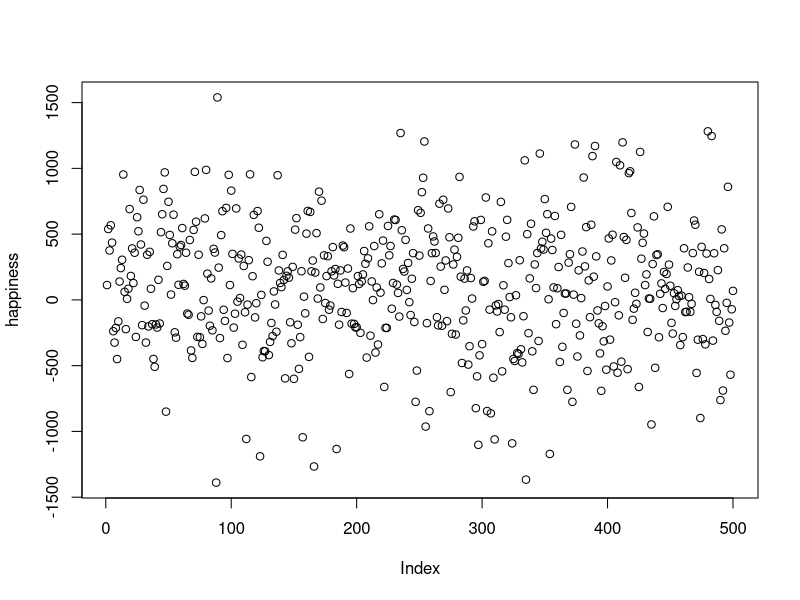
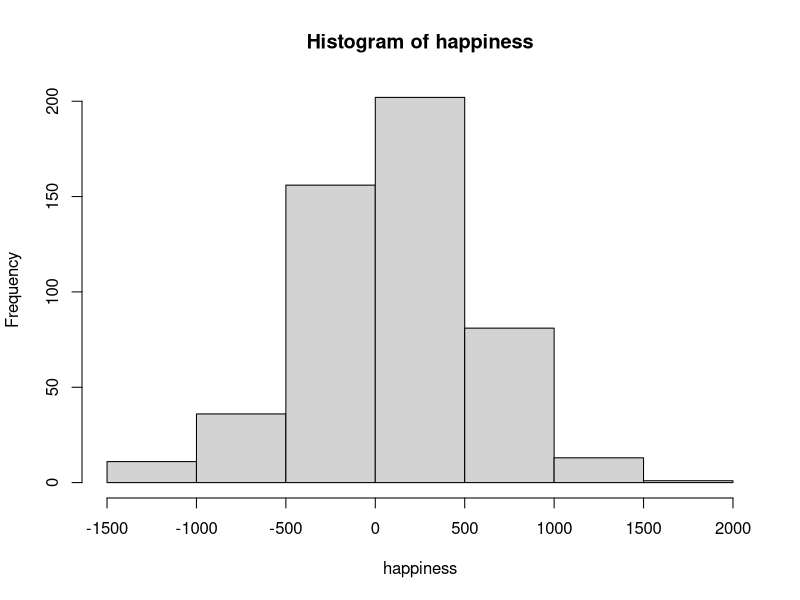

Reproduce these figures in R, in order. (Note: this script raises an error after producing the figures.)
## ---- chunk 1
happiness<-rnorm(500,100,500)
knitr::kable(matrix(round(happiness),ncol=10,nrow=50))
## ---- chunk 2
plot(happiness)
## ---- chunk 3
hist(happiness)
## ---- chunk 4
numbers<-c(1, 5, 4, 3, 6, 5, 7, 8, 9, 24)
mat<-matrix(rep(numbers,10),ncol=10)
differences<-t(mat)-numbers
row.names(differences)<-numbers
colnames(differences)<-numbers
knitr::kable(differences,row.names=T)

## ---- chunk 5
numbers<-c(1, 2,3)
mat<-matrix(rep(numbers,3),ncol=3)
differences<-t(mat)-numbers
row.names(differences)<-numbers
colnames(differences)<-numbers
knitr::kable(differences, row.names=T)
## ---- chunk 6
library(dplyr)
scores<-1:6
values<-c(1,6,4,2,6,8)
mean_scores<-mean(values)
Difference_from_Mean<-values-mean_scores
the_df<-data.frame(scores,values,mean=rep(mean_scores,6),Difference_from_Mean)

the_df <- the_df %>%
  rbind(c("Sums",colSums(the_df[1:6,2:4]))) %>%
  rbind(c("Means",colMeans(the_df[1:6,2:4])))
knitr::kable(the_df)

## ---- chunk 7
scores<-1:6
values<-c(1,6,4,2,6,8)
mean_scores<-mean(values)
Difference_from_Mean<-values-mean_scores
Squared_Deviations <- Difference_from_Mean^2
the_df<-data.frame(scores,values,mean=rep(mean_scores,6),Difference_from_Mean,Squared_Deviations)

the_df <- the_df %>%
  rbind(c("Sums",colSums(the_df[1:6,2:5]))) %>%
  rbind(c("Means",colMeans(the_df[1:6,2:5])))
knitr::kable(the_df)

## ---- chunk 8
scores<-1:6
values<-c(1,6,4,2,6,8)
mean_scores<-mean(values)
Difference_from_Mean<-values-mean_scores
Squared_Deviations <- Difference_from_Mean^2
the_df<-data.frame(scores,values,mean=rep(mean_scores,6),Difference_from_Mean,Squared_Deviations)

the_df <- the_df %>%
  rbind(c("Sums",colSums(the_df[1:6,2:5]))) %>%
  rbind(c("Means",colMeans(the_df[1:6,2:5])))
knitr::kable(the_df)

## ---- chunk 9
scores<-1:6
values<-c(1,6,4,2,6,8)
mean_scores<-mean(values)
Difference_from_Mean<-values-mean_scores
Absolute_Deviations <- abs(Difference_from_Mean)
the_df<-data.frame(scores,values,mean=rep(mean_scores,6),Difference_from_Mean,Absolute_Deviations)

the_df <- the_df %>%
  rbind(c("Sums",colSums(the_df[1:6,2:5]))) %>%
  rbind(c("Means",colMeans(the_df[1:6,2:5])))
knitr::kable(the_df)

## ---- chunk 10
knitr::include_graphics('figures01/email50LinesCharacters/email50LinesCharacters.pdf')
## ---- chunk 11
knitr::include_graphics('figures01/carsPriceVsWeight/carsPriceVsWeight.pdf')
## ---- chunk 12
knitr::include_graphics('figures01/emailCharactersDotPlot/emailCharactersDotPlot.pdf')
## ---- chunk 13
knitr::include_graphics('figures01/emailCharactersDotPlot/emailCharactersDotPlotStacked.pdf')
## ---- chunk 14
knitr::include_graphics('figures01/email50NumCharHist/email50NumCharHist.pdf')
## ---- chunk 15
knitr::include_graphics('figures01/singleBiMultiModalPlots/singleBiMultiModalPlots.pdf')
## ---- chunk 16
knitr::include_graphics('figures01/severalDiffDistWithSdOf1/severalDiffDistWithSdOf1.pdf')
## ---- chunk 17
knitr::include_graphics('figures01/boxPlotLayoutNumVar/boxPlotLayoutNumVar.pdf')
## ---- chunk 18
knitr::include_graphics('figures01/email50NumCharDotPlotRobustEx/email50NumCharDotPlotRobustEx.pdf')
## ---- chunk 19
knitr::include_graphics('figures01/histMLBSalaries/histMLBSalariesReg.pdf')
## ---- chunk 20
knitr::include_graphics('figures01/histMLBSalaries/histMLBSalariesLog.pdf')
## ---- chunk 21
knitr::include_graphics('figures01/email50LinesCharactersMod/email50LinesCharactersMod.pdf')
## ---- chunk 22
knitr::include_graphics('figures01/email50LinesCharactersMod/email50LinesCharactersModLog.pdf')
## ---- chunk 23
knitr::include_graphics('figures01/countyIntensityMaps/countyFedSpendMap.pdf')
## ---- chunk 24
knitr::include_graphics('figures01/countyIntensityMaps/countyPovertyMap.pdf')
## ---- chunk 25
knitr::include_graphics('figures01/countyIntensityMaps/countyHomeownershipMap.pdf')
## ---- chunk 26
knitr::include_graphics('figures01/countyIntensityMaps/countyMedIncomeMap.pdf')
## ---- chunk 27
knitr::include_graphics('figures01/emailNumberBarPlot/emailNumberBarPlot.pdf')
## ---- chunk 28
knitr::include_graphics('figures01/emailSpamNumberSegBar/emailSpamNumberSegBar.pdf')
## ---- chunk 29
knitr::include_graphics('figures01/emailSpamNumberSegBar/emailSpamNumberSegBarSta.pdf')
## ---- chunk 30
knitr::include_graphics('figures01/emailSpamNumberMosaicPlot/emailSpamNumberMosaicRev.pdf')
## ---- chunk 31
knitr::include_graphics('figures01/emailNumberPieChart/emailNumberPieChart.pdf')
## ---- chunk 32
knitr::include_graphics('figures01/countyIncomeSplitByPopGain/countyIncomeSplitByPopGain.pdf')
